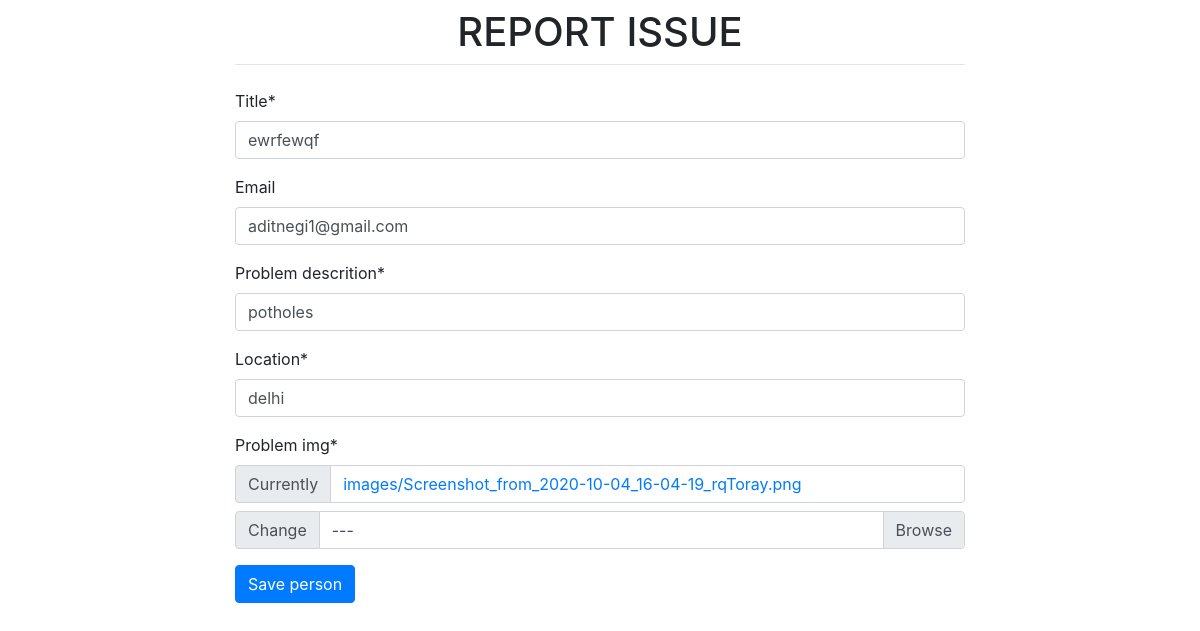
Page /1/edit/ on the committed database.
### people/models.py (models this page shows)
class Person(models.Model):
    title = models.CharField(max_length=130)
    email = models.EmailField(blank=True)
    problem_descrition = models.CharField(max_length=30, blank=False)
    location = models.CharField(max_length=30, blank=False)
    problem_img = models.ImageField(upload_to='images/')

### people/views.py (the view)
# urls.py: path('<int:pk>/edit/', PersonUpdateView.as_view(), name='person_edit'),
class PersonUpdateView(UpdateView):
    model = Person
    form_class = PersonForm
    template_name = 'people/person_update_form.html'
    success_url = reverse_lazy('person_list')

### people/forms.py
class PersonForm(forms.ModelForm):
    class Meta:
        model = Person
        fields = ('title', 'email', 'problem_descrition',
                  'location', 'problem_img')
    def __init__(self, *args, **kwargs):
        super().__init__(*args, **kwargs)
        self.helper = FormHelper()
        self.helper.form_method = 'post'
        self.helper.add_input(Submit('submit', 'Save person'))

### templates/people/person_update_form.html
{% extends 'base.html' %}
{% load crispy_forms_tags %}
{% block content %}
  {% crispy form %}
{% endblock %}

### rows in the picture
Person: title "ewrfewqf", email "aditnegi1@gmail.com", problem_descrition "potholes", location "delhi"
